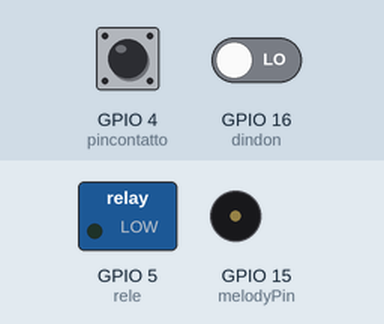
Simulated run of this sketch. Board: ESP8266 (NodeMCU). On the bench: switched loads named in the sketch (green lamp = pin HIGH), buzzer (waves = sounding). The inputs (shaded band) are chosen by the test bench; at power-on: GPIO 16 (dindon) LOW, GPIO 4 (pincontatto) HIGH. WiFi joins after 1.5 s; servers stay silent unless stated.

Above: at 2.7 s.
2.8 s: GPIO 16 (dindon) driven HIGH
At 3.8 s:
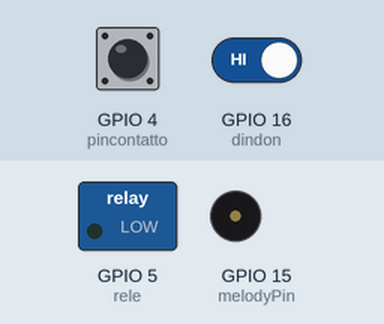
5.8 s: GPIO 4 (pincontatto) pulled LOW for 3.2 s
At 6.7 s:
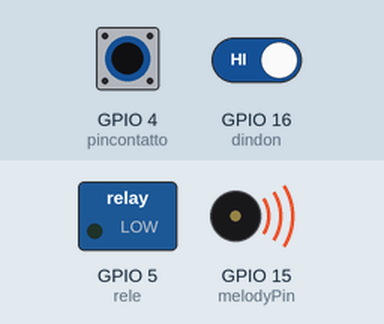
Timing chart, 0 to 16.6 s (numbered marks = the images above; inputs shaded):
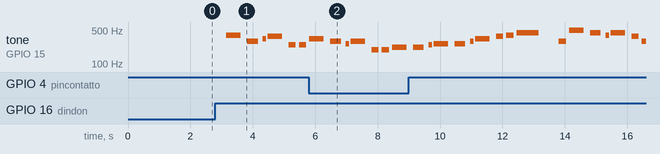

The sketch:

porta.ino
```cpp
#include <ESP8266WiFi.h>
#include <ESP8266WebServer.h>
#include <ESP8266HTTPClient.h>

#define rele 5        //D1
#define dindon 16     //D0
#define melodyPin 15  //D8
#define pincontatto 4 //D2
#define pinattivo 2   //D4

const char* ssid        = "XXXX";
const char* password    = "XXXX";
unsigned int stato = 3, lockTimeout = 1000, cont, cont0, suon = 0, sap = 1;
unsigned long unlockedTime = 0, tstart = 0;

ESP8266WebServer server(80);

void apri() {
  sap = server.arg(0).toInt();
  if (!sap){
    unlockedTime = millis();
    stato = 0;
  }
  server.send(200, "text/plain", server.arg(0));
}

void apris() {
  if (stato == 1 || stato == 2 ) server.send(200, "text/plain", "0");
  else server.send(200, "text/plain", String(sap));
}

void apertos() {
  if (stato <= 2) server.send(200, "text/plain", "0");
  else server.send(200, "text/plain", "1");
}

void attivo() {
  server.send(200, "text/plain", !digitalRead(pinattivo) ? "1" : "0");
}

void setup() {
  pinMode(rele, OUTPUT);
  digitalWrite(rele, LOW);
  pinMode(pincontatto, INPUT_PULLUP);
  pinMode(pinattivo, INPUT_PULLUP);
  pinMode(dindon, INPUT);
  tone(melodyPin, OUTPUT);
  noTone(melodyPin);
  WiFi.mode(WIFI_STA);
  WiFi.begin(ssid, password);
  while (WiFi.status() != WL_CONNECTED){
    delay(300);
  }
  server.on("/apri", HTTP_POST, apri);
  server.on("/apris", HTTP_GET, apris);
  server.on("/apertos", HTTP_GET, apertos);
  server.on("/att", attivo);
  server.begin();
}

void loop() {
  server.handleClient();
  if (unlockedTime > 0 && (millis() - unlockedTime > lockTimeout)) {
    unlockedTime = 0;
    sap = 1;
    stato = 1;
  }
  digitalWrite(rele, !sap);
  if (!digitalRead(pincontatto)) stato = 2;
  if (stato == 2 && digitalRead(pincontatto)) stato = 3;
  if (digitalRead(dindon) && tstart == 0) tstart = millis();
  if (!digitalRead(dindon)) tstart = 0;
  if (digitalRead(dindon) && tstart > 0 && (millis() - tstart > 150)) {
    HTTPClient http;
    http.begin("http://XXXX:9053/ingresso");
    http.GET();
    http.end();
    cont = millis();
    if ((cont - cont0 >= 15000) || (suon > 1)) suon = 0;
    server.send(200, "text/plain", String(suon));
    if (!suon) ring0();
    else ring1();
    suon++;
    cont0 = cont;
    tstart = 0;
  }
}
```

ring.ino
```cpp
#define melodyPin 15
#define vel 0.8
#define ott 1.5

float melody0[] =
{
  262, 196, 220, 247, 165, 165, 220, 196, 175, 196, 131,
  131, 147, 147, 165, 175, 175, 196, 220, 247, 262, 294
};

float melody1[] =
{
  196, 330, 294, 262, 294, 247, 196, 262, 247, 220, 247,
  165, 165, 220, 196, 175, 196, 131, 131, 262, 247, 220, 196
};

float noteDurations0[] =
{
 832, 624, 208, 832, 416, 416, 832, 624, 208, 832, 416,
 416, 832, 624, 208, 832, 624, 208, 832, 416, 416, 1248
};

float noteDurations1[] =
{
  416, 832, 624, 208, 832, 416, 416, 832, 624, 208, 832,
  416, 416, 832, 624, 208, 832, 416, 416, 832, 624, 208, 416
};

void ring0() {
  for (unsigned int thisNote = 0; thisNote < sizeof(melody0) / sizeof(int); thisNote++)
  {
    tone(melodyPin, melody0[thisNote] * ott, noteDurations0[thisNote] * vel * 0.7);
    delay(noteDurations0[thisNote] * vel);
    noTone(melodyPin);
  }
}

void ring1() {
  for (unsigned int thisNote = 0; thisNote < sizeof(melody1) / sizeof(int); thisNote++)
  {
    tone(melodyPin, melody1[thisNote] * ott, noteDurations1[thisNote] * vel * 0.7);
    delay(noteDurations1[thisNote] * vel);
    noTone(melodyPin);
  }
}
```

Measured:
- after the input at 2.8 s, tone on GPIO 15 (melodyPin): plays 393 Hz for 0.47 s, 294 Hz for 0.35 s, 330 Hz for 0.12 s, 370 Hz for 0.47 s, 247 Hz for 0.23 s, 247 Hz for 0.23 s, starting after 0.35 s
